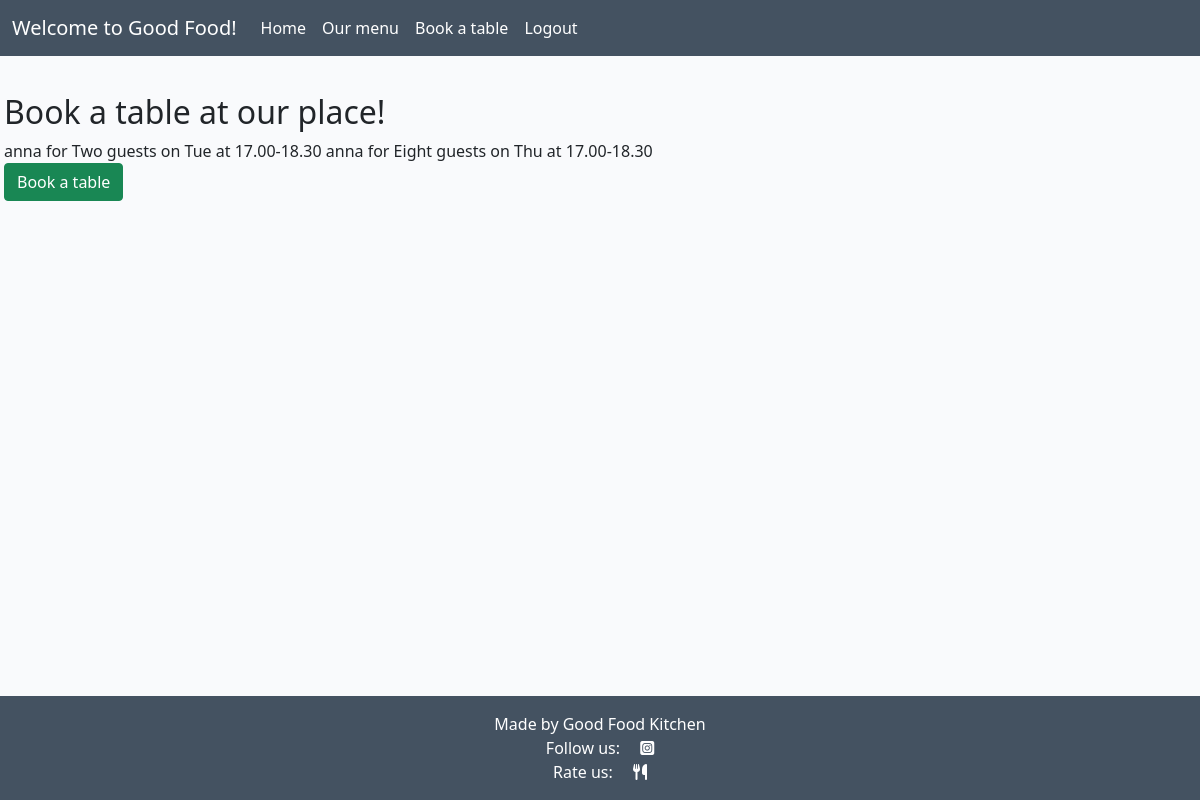
Page /get_booking (signed in) on the committed database.
### booktable/models.py (models this page shows)
class Booking(models.Model):
    THISWEEK = 'Current week'
    NEXTWEEK = 'Next week'
    WEEK_CHOICES = [
        (THISWEEK, 'This week'),
        (NEXTWEEK, 'Next week'),
    ]
    TUESDAY = 'Tue'
    WEDNESDAY = 'Wed'
    THURSDAY = 'Thu'
    FRIDAY = 'Fri'
    SATURDAY = 'Sat'
    OPENING_DAYS_CHOICES = [
        (TUESDAY, 'Tuesday'),
        (WEDNESDAY, 'Wednesday'),
        (THURSDAY, 'Thursday'),
        (FRIDAY, 'Friday'),
        (SATURDAY, 'Saturday'),
    ]
    DINNER1 = '17.00-18.30'
    DINNER2 = '18.30-20.00'
    DINNER3 = '20.00-21.30'
    SEATING_TIMES_CHOICES = [
        (DINNER1, '17.00-18.30'),
        (DINNER2, '18.30-20.00'),
        (DINNER3, '20.00-21.30'),
    ]
    ONE = 'One guest'
    TWO = 'Two guests'
    THREE = 'Three guests'
    FOUR = 'Four guests'
    FIVE = 'Five guests'
    SIX = 'Six guests'
    SEVEN = 'Seven guests'
    EIGHT = 'Eight guests'
    NUMBER_OF_GUESTS = [
        (ONE, 'One guest'),
        (TWO, 'Two guests'),
        (THREE, 'Three guests'),
        (FOUR, 'Four guests'),
        (FIVE, 'Five guests'),
        (SIX, 'Six guests'),
        (SEVEN, 'Seven guests'),
        (EIGHT, 'Eight guests'),
    ]
    booking_week = models.CharField(
        max_length=12,
        choices=WEEK_CHOICES,
        default=THISWEEK,
    )
    booking_day = models.CharField(
        max_length=10,
        choices=OPENING_DAYS_CHOICES,
        default=TUESDAY,
    )
    booking_time = models.CharField(
        max_length=20,
        choices=SEATING_TIMES_CHOICES,
        default=DINNER1,
    )
    booking_made = timezone.now()
    number_of_guests = models.CharField(
        max_length=20,
        choices=NUMBER_OF_GUESTS,
        default=TWO,
    )
    allergies = models.TextField(
        max_length=100,
        verbose_name='Allergies',
        blank=True,
    )
    guest = models.ForeignKey(User, on_delete=models.CASCADE, related_name="booking")
    objects = models.Manager()
    class Meta:
        ordering = ('booking_week', 'booking_day', 'booking_time')
        unique_together = ('guest', 'booking_week', 'booking_day', 'booking_time')
    def __str__(self):
        return f'{self.guest} for {self.number_of_guests} on {self.booking_day} at {self.booking_time}'

### booktable/views.py (the view)
# urls.py: path('get_booking', views.get_booking, name='get_booking'),
def get_booking(request):
    booking_list = Booking.objects.filter(guest=request.user)
    return render(request, 'bookings.html', {'booking_list': booking_list})

### templates/bookings.html (shortened to what this page needs)
{% extends "base.html" %}
{% block content %}
<div class="col-12 mt-3 left">
    <div class="row">
        <div class="card-body">
            <div class="cover-text">
                <h2>Book a table at our place!</h2>
                {% for booking in booking_list %}
                    {{ booking }}
                {% endfor %}
                {% if user.is_authenticated %}
                <br/>
                    {% if submitted %}
                        <p>Thank you for Your reservation ! Have a look at <a href="{% url 'menu' %}">Our menu!</a></p>
                        <br/>
                        <br/>
                        <p>Would you like to <a href="{% url 'delete_booking' %}">delete</a> your booking? </p>
                    {% else %}
                <form id="booking_form" action="" method=POST>
                    <input type="submit" value="Book a table" class="btn btn-success default" name="_save">
                </form>
                    {% endif %}
                {% endif %}
            </div>
        </div>
    </div>
</div>
{% endblock %}

### static/css/style.css (style rules this page uses)
body { background-color: #F9FAFC; }
.main-bg { background-color: #F9FAFC; }
.card-body { margin-top: 5px; }

### rows in the picture
Booking: guest+number_of_guests+booking_day "anna for Two guests on Tue at 17.00-18.30"
Booking: guest+number_of_guests+booking_day "anna for Eight guests on Thu at 17.00-18.30"
